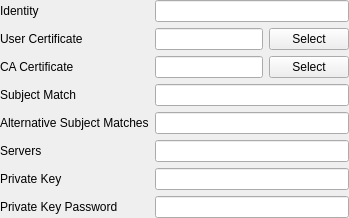
               <widget class="QWidget" name="page_4">
                <layout class="QGridLayout" name="gridLayout_2">
                 <property name="leftMargin">
                  <number>0</number>
                 </property>
                 <property name="topMargin">
                  <number>0</number>
                 </property>
                 <property name="rightMargin">
                  <number>0</number>
                 </property>
                 <property name="bottomMargin">
                  <number>0</number>
                 </property>
                 <item row="2" column="1">
                  <widget class="QLineEdit" name="EnterpriseTLSCACertificate"/>
                 </item>
                 <item row="5" column="0">
                  <widget class="QLabel" name="label_7">
                   <property name="text">
                    <string>Servers</string>
                   </property>
                  </widget>
                 </item>
                 <item row="6" column="0">
                  <widget class="QLabel" name="label_8">
                   <property name="text">
                    <string>Private Key</string>
                   </property>
                  </widget>
                 </item>
                 <item row="2" column="0">
                  <widget class="QLabel" name="label_4">
                   <property name="text">
                    <string>CA Certificate</string>
                   </property>
                  </widget>
                 </item>
                 <item row="1" column="0">
                  <widget class="QLabel" name="label_3">
                   <property name="text">
                    <string>User Certificate</string>
                   </property>
                  </widget>
                 </item>
                 <item row="3" column="0">
                  <widget class="QLabel" name="label_5">
                   <property name="text">
                    <string>Subject Match</string>
                   </property>
                  </widget>
                 </item>
                 <item row="0" column="0">
                  <widget class="QLabel" name="label">
                   <property name="text">
                    <string>Identity</string>
                   </property>
                  </widget>
                 </item>
                 <item row="4" column="0">
                  <widget class="QLabel" name="label_6">
                   <property name="text">
                    <string>Alternative Subject Matches</string>
                   </property>
                  </widget>
                 </item>
                 <item row="7" column="0">
                  <widget class="QLabel" name="label_13">
                   <property name="text">
                    <string>Private Key Password</string>
                   </property>
                  </widget>
                 </item>
                 <item row="2" column="2">
                  <widget class="QPushButton" name="EnterpriseTLSCACertificateSelect">
                   <property name="text">
                    <string>Select</string>
                   </property>
                  </widget>
                 </item>
                 <item row="0" column="1" colspan="2">
                  <widget class="QLineEdit" name="EnterpriseTLSIdentity"/>
                 </item>
                 <item row="3" column="1" colspan="2">
                  <widget class="QLineEdit" name="EnterpriseTLSSubjectMatch"/>
                 </item>
                 <item row="4" column="1" colspan="2">
                  <widget class="QLineEdit" name="EnterpriseTLSAlternateSubjectMatch"/>
                 </item>
                 <item row="5" column="1" colspan="2">
                  <widget class="QLineEdit" name="EnterpriseTLSServers"/>
                 </item>
                 <item row="6" column="1" colspan="2">
                  <widget class="QLineEdit" name="EnterpriseTLSPrivateKey"/>
                 </item>
                 <item row="7" column="1" colspan="2">
                  <widget class="QLineEdit" name="EnterpriseTLSPrivateKeyPassword">
                   <property name="echoMode">
                    <enum>QLineEdit::Password</enum>
                   </property>
                  </widget>
                 </item>
                 <item row="1" column="1">
                  <widget class="QLineEdit" name="EnterpriseTLSUserCertificate"/>
                 </item>
                 <item row="1" column="2">
                  <widget class="QPushButton" name="EnterpriseTLSUserCertificateSelect">
                   <property name="text">
                    <string>Select</string>
                   </property>
                  </widget>
                 </item>
                </layout>
               </widget>
